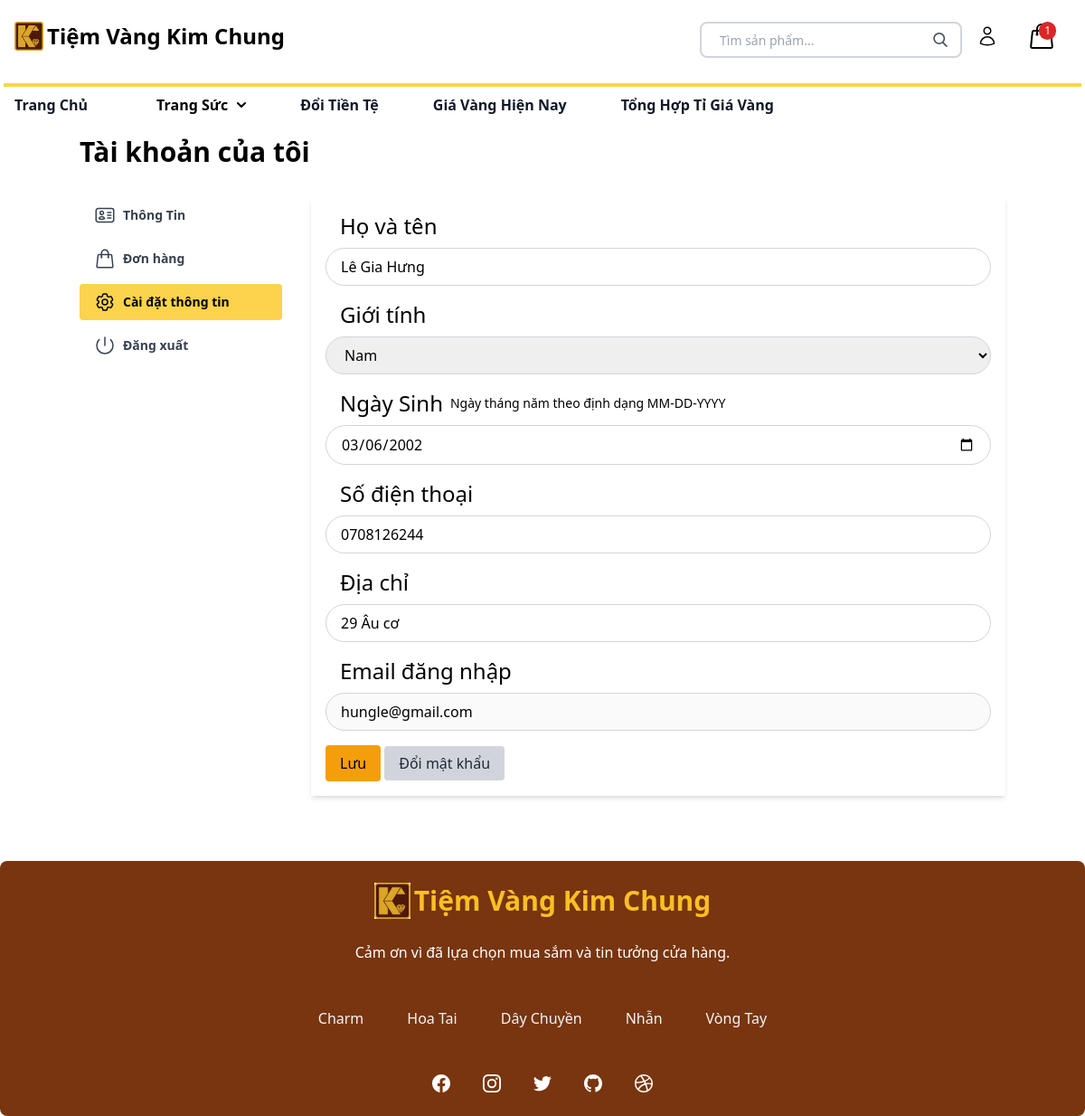
/home/caidatthongtin.php (signed in), run on the app's committed database.
### tables this page shows
CREATE TABLE `taikhoankhachhang` (
  `MaKhachHang` int(5) NOT NULL,
  `TenKhachHang` varchar(100) NOT NULL,
  `GioiTinh` tinyint(1) NOT NULL,
  `NgaySinh` date NOT NULL,
  `DiaChi` varchar(255) NOT NULL,
  `SoDienThoai` varchar(20) NOT NULL,
  `Email` varchar(100) NOT NULL,
  `MatKhau` varchar(100) NOT NULL
);

### home/caidatthongtin.php (the view, shortened to what this page needs)
<?php
include '../home/header.php';
$result = mysqli_query($conn, "SELECT * FROM taikhoankhachhang
    WHERE MaKhachHang = '{$_SESSION['MaKhachHang']}'");
?>
<section class="bg-gray">
    <div class="container mx-auto">
        <h2 class="text-3xl font-semibold">Tài khoản của tôi</h2>
    </div>
</section>
<section class="bg-white py-8">
    <div class="container mx-auto">
        <div class="flex">
            <aside class="w-1/4 pr-8">
                <nav class="list-none">
                    <a class="flex items-center py-2 px-4 text-gray-700 hover:bg-gray-200 rounded mb-2" href="../home/thongtin.php">
                        <span class="ml-2 text-sm font-bold">Thông Tin</span>
                    </a>
                    <a class="flex items-center py-2 px-4 text-gray-700 hover:bg-gray-200 rounded mb-2" href="../home/dondathang.php">
                        <span class="ml-2 text-sm font-bold">Đơn hàng</span>
                    </a>
                    <a class="flex items-center py-2 px-4 text-black bg-yellow-300 rounded mb-2" href="../home/caidatthongtin.php">
                        <span class="ml-2 text-sm font-bold">Cài đặt thông tin</span>
                    </a>
                    <a class="flex items-center py-2 px-4 text-gray-700 hover:bg-gray-200 rounded mb-2" href="../authentication/dangxuat.php">
                        <svg xmlns="http://www.w3.org/2000/svg" fill="none" viewBox="0 0 24 24" stroke-width="1.5" stroke="currentColor" class="w-6 h-6">
                            <path stroke-linecap="round" stroke-linejoin="round" d="M5.636 5.636a9 9 0 1 0 12.728 0M12 3v9" />
                        </svg>
                        <span class="ml-2 text-sm font-bold">Đăng xuất</span>
                    </a>
                </nav>
            </aside>
            <?php if (mysqli_num_rows($result) != 0) : ?>
                <?php while ($row = mysqli_fetch_assoc($result)) : ?>
                    <main class="w-3/4">
                        <div class="bg-white shadow-md p-4">
                            <form method="post" action="capnhatthongtin.php" class="space-y-4" onsubmit="return validateForm()">
                                <div class="space-y-2">
                                    <label class="block pl-4 text-2xl">Họ và tên</label>
                                    <input type="text" class="w-full border border-gray-300 px-4 py-2 rounded-full" name="TenKhachHang" id="TenKhachHang" value="<?php if (isset($row['TenKhachHang'])) echo $row['TenKhachHang'] ?>">
                                </div>
                                <div class="space-y-2">
                                    <label class="block pl-4 text-2xl">Giới tính</label>
                                    <select class="w-full border border-gray-300 px-4 py-2 rounded-full" name="GioiTinh" id="GioiTinh">
                                        <option value="0" <?php if (isset($row['GioiTinh']) && $row['GioiTinh'] == '0') echo 'selected' ?>>Nam</option>
                                    </select>
                                </div>
                                <div class="space-y-2 ">
                                    <div class="flex items-center pl-4 text-2xl">
                                        <label class="block mr-2">Ngày Sinh</label>
                                        <small class="text-sm">Ngày tháng năm theo định dạng MM-DD-YYYY</small>
                                    </div>
                                    <input type="date" class="w-full border border-gray-300 px-4 py-2 rounded-full" name="NgaySinh" id="NgaySinh" value="<?php if (isset($row['NgaySinh'])) echo $row['NgaySinh'] ?>">
                                </div>
                                <div class="space-y-2">
                                    <label class="block pl-4 text-2xl">Số điện thoại</label>
                                    <input type="text" class="w-full border border-gray-300 px-4 py-2 rounded-full" name="SoDienThoai" id="SoDienThoai" value="<?php if (isset($row['SoDienThoai'])) echo $row['SoDienThoai'] ?>">
                                </div>
                                <div class="space-y-2">
                                    <label class="block pl-4 text-2xl">Địa chỉ</label>
                                    <input type="text" class="w-full border border-gray-300 px-4 py-2 rounded-full" name="DiaChi" id="DiaChi" value="<?php if (isset($row['DiaChi'])) echo $row['DiaChi'] ?>">
                                </div>
                                <div class="space-y-2">
                                    <label class="block pl-4 text-2xl">Email đăng nhập</label>
                                    <input disabled type="text" class="w-full border border-gray-300 px-4 py-2 rounded-full" name="Email" id="Email" value="<?php if (isset($row['Email'])) echo $row['Email'] ?>">
                                </div>
                                <div>
                                    <input type="submit" value="Lưu" name="saveChanges" class="bg-yellow-500 text-black px-4 py-2 rounded cursor-pointer">
                                    <a href="doimatkhau.php" class="bg-gray-300 text-gray-800 px-4 py-2 rounded cursor-pointer">Đổi mật khẩu</a>
                                </div>
                            </form>
                        </div>
                    </main>
                <?php endwhile; ?>
            <?php endif; ?>
        </div>
    </div>
</section>
<?php
include '../home/footer.php';
?>

### data on the page
taikhoankhachhang: TenKhachHang "Lê Gia Hưng", GioiTinh "Nam", NgaySinh "03/06/2002", SoDienThoai "0708126244", DiaChi "29 Âu cơ", Email "hungle@gmail.com"

### other printed values
$_SESSION['SLGH'] "1"
